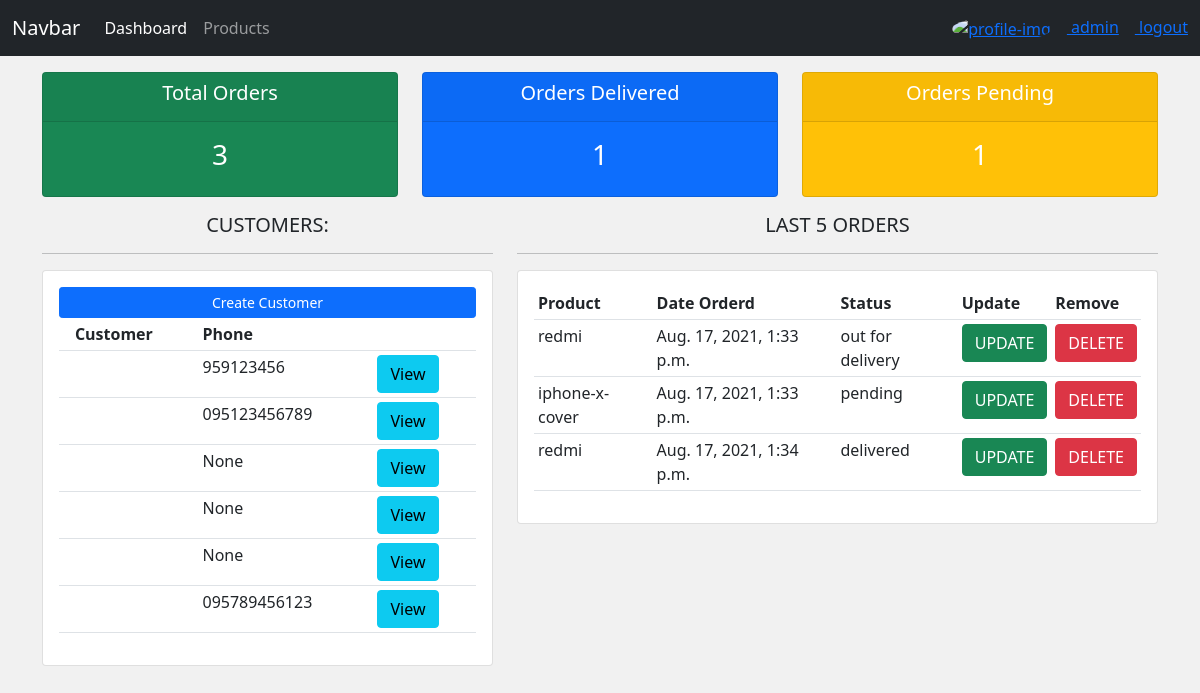
The app's page / (signed in) with its own data.
### accounts/models.py (models this page shows, shortened)
class Customer(models.Model):
    user = models.OneToOneField(User,on_delete=models.CASCADE,null=True)
    profile_pic = models.ImageField(null=True,blank=True,upload_to="static/profiles",default="static/profiles/default.png")
    email = models.CharField(max_length=200, null=True)
    phone = models.CharField(max_length=200, null=True)
    created_at = models.DateTimeField(auto_now_add=True)

class Order(models.Model):
    status = (
        ('pending','Pending'),
        ('out for delivery','Out for Delivery'),
        ('delivered','Delivered')
    )
    customer = models.ForeignKey(Customer,null=True,on_delete=models.SET_NULL)
    product = models.ForeignKey(Product,null=True,on_delete=models.SET_NULL)
    created_at =  models.DateTimeField(auto_now_add=True)
    status  = models.CharField(max_length=200, null=True, choices=status)

class Product(models.Model):
    category = (
        ('indoor','In Door'),
        ('outdoor','Out Door')
    )
    name = models.CharField(max_length=200, null=True)
    price = models.FloatField(null=True)
    category = models.CharField(max_length=200, null=True, choices=category)
    description = models.CharField(max_length=200, null=True, blank=True)
    created_at = models.DateTimeField(auto_now_add=True)
    tag = models.ManyToManyField(Tag)

### accounts/decorators.py (the view)
    def wrapper(request):
        if  request.user.groups.first().name == 'admin':
            return view_fun(request)
        if  request.user.groups.first().name == 'customer':
            return redirect('/customer_profile')

### accounts/views.py (called while the page is built)
@login_required(login_url='/login')
@admin_only
def dashboard(request):
    customers = Customer.objects.all()
    orders = Order.objects.all()
    total = orders.count()
    delivered = Order.objects.filter(status='delivered').count()
    pending = Order.objects.filter(status='pending').count()
    return render(request, 'accounts/dashboard.html',
    {
        'customers': customers,
        'orders': orders,
        'total': total,
        'delivered': delivered,
        'pending': pending
    })

### accounts/templates/accounts/dashboard.html
{% extends 'accounts/master.html' %}
{% block content %}
<div class="row">
	<div class="col">
		<div class="col-md">
			<div class="card text-center text-white  mb-3 bg-success">
			  	<div class="card-header">
			  		<h5 class="card-title">Total Orders</h5>
			  	</div>
			  	<div class="card-body">
			    	<h3 class="card-title">{{total}}</h3>
			  	</div>
			</div>
		</div>
	</div>
	<div class="col">
		<div class="col-md">
			<div class="card text-center text-white  mb-3  bg-primary">
			  	<div class="card-header">
			  		<h5 class="card-title">Orders Delivered</h5>
			  	</div>
			  	<div class="card-body">
			    	<h3 class="card-title">{{delivered}}</h3>
			  	</div>
			</div>
		</div>
	</div>
	<div class="col">
		<div class="col-md">
			<div class="card text-center text-white  mb-3  bg-warning">
			  	<div class="card-header">
			  		<h5 class="card-title">Orders Pending</h5>
			  	</div>
			  	<div class="card-body">
			    	<h3 class="card-title">{{pending}}</h3>
			  	</div>
			</div>
		</div>
	</div>
</div>
<div class="row">
	<div class="col-md-5">
		<h5 class="text-center">CUSTOMERS:</h5>
		<hr>
		<div class="card card-body">
			<a class="btn btn-primary  btn-sm btn-block" href="">Create Customer</a>
			<table class="table table-sm">
				<tr>
					<th></th>
					<th>Customer</th>
					<th>Phone</th>
					<th></th>
				</tr>
				{% for customer in customers  %}
                <tr>
                    <td></td>
                    <td>{{customer.name}}</td>
                    <td>{{customer.phone}}</td>
                    <td><a href="{% url 'customers.show' customer.id %}" class="btn btn-info">View</a></td>
                </tr>
                {% endfor %}
			</table>
		</div>
	</div>
	<div class="col-md-7">
		<h5 class="text-center">LAST 5 ORDERS</h5>
		<hr>
		<div class="card card-body">
			<table class="table table-sm">
				<tr>
					<th>Product</th>
					<th>Date Orderd</th>
					<th>Status</th>
					<th>Update</th>
					<th>Remove</th>
				</tr>
				{% for order in orders  %}
                <tr>
                    <td>{{order.product.name}}</td>
                    <td>{{order.created_at}}</td>
                    <td>{{order.status}}</td>
                    <td><a href='{% url 'order.update' order.id %}' class='btn btn-success'>UPDATE</td>
                    <td><a href='{% url 'order.delete' order.id %}' class='btn btn-danger'>DELETE</td>
                </tr>
                {% endfor %}
			</table>
		</div>
	</div>
</div>
{% endblock content %}

### accounts/templates/accounts/components/navbar.html (shortened to what this page needs)
<nav class="navbar navbar-expand-lg navbar-dark bg-dark">
    <div class="container-fluid">
        <a class="navbar-brand" href="#">Navbar</a>
        <div class="collapse navbar-collapse" id="navbarNav">
            <ul class="navbar-nav">
                {% if request.user.is_staff %}
                    <li class="nav-item">
                        <a class="nav-link active" aria-current="page" href="{% url 'dashboard' %}">Dashboard</a>
                    </li>
                    <li class="nav-item">
                        <a class="nav-link" href="{% url 'products' %}">Products</a>
                    </li>
                {% else %}
                    <li class="nav-item">
                        <a class="nav-link" href="{% url 'customers.customer_profile' %}">Profile</a>
                    </li>
                {% endif %}
            </ul>
        </div>
        {% if request.user.is_authenticated %}
        <div class="text-white">
            <a href="{% url 'customers.customer_profile_setting' %}">
                <img src="/{{request.user.customer.profile_pic}}" alt="profile-img" width="60px" height="60px"
                style="border-radius: 50%;" class="me-3">
                <span class="me-3">{{request.user.username}}</span>
            </a>
            <a href="{% url 'logout' %}">logout</a>
        </div>
        {% else %}
        <div class="text-white">
            <a href="{% url 'login' %}" class="me-3">login</a>
            <a href="{% url 'register' %}">register</a>
        </div>
        {% endif %}
    </div>
</nav>

### accounts/static/accounts/css/style.css (style rules this page uses)
body { background-color: #f1f1f1; }

### records on screen
Customer: phone "959123456"
Customer: phone "095123456789"
Customer: phone "None"
Customer: phone "None"
Customer: phone "None"
Customer: phone "095789456123"
Order: product.name "redmi", created_at "Aug. 17, 2021, 1:33 p.m.", status "out for delivery"
Order: product.name "iphone-x-cover", created_at "Aug. 17, 2021, 1:33 p.m.", status "pending"
Order: product.name "redmi", created_at "Aug. 17, 2021, 1:34 p.m.", status "delivered"

### other values on screen
{{ request.user.username }} "admin"
{{ total }} "3"
{{ delivered }} "1"
{{ pending }} "1"
